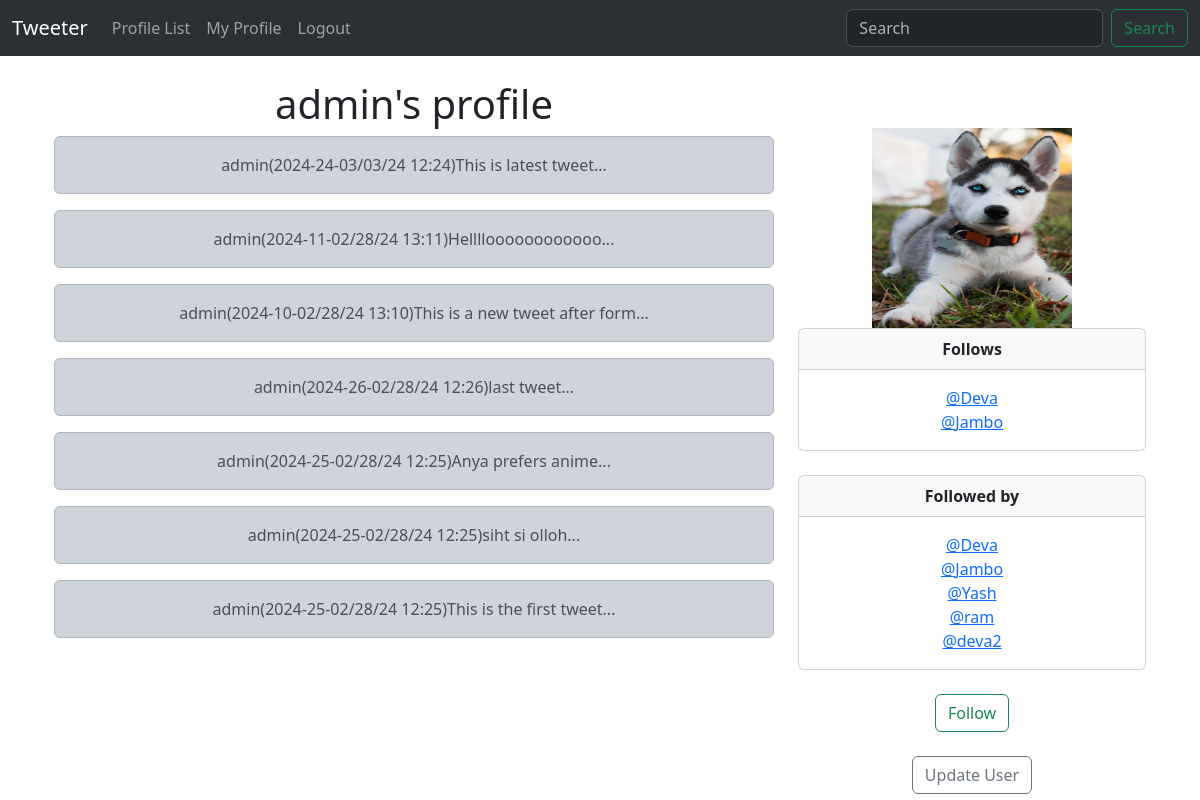
Screenshot of /profile/1 (signed in) with the database file from the repository.
### musker/models.py (models this page shows)
class Profile(models.Model):
    user = models.OneToOneField(User, on_delete=models.CASCADE)
    follows = models.ManyToManyField(
        "self", related_name="followed_by", symmetrical=False, blank=True
    )
    profile_photo = models.ImageField(null=True,blank=True,upload_to='images/')
    date_modified = models.DateTimeField(User, auto_now=True, auto_now_add=False)
    def __str__(self) -> str:
        return self.user.username

class Tweet(models.Model):
    user = models.ForeignKey(User, on_delete=models.DO_NOTHING, related_name="tweets")
    body = models.CharField(max_length=280)
    created_at = models.DateTimeField(auto_now_add=True)
    def __str__(self) -> str:
        return (
            f"{self.user}"
            f"({self.created_at:%Y-%M-%D %H:%M})"
            f"{self.body}..."
        )

### musker/views.py (the view, shortened to what this page needs)
# urls.py: path('profile/<int:pk>',views.profile,name='profile'),
def profile(request,pk):
    if request.user.is_authenticated:
        my_profile = Profile.objects.get(user_id = pk)
        tweets = Tweet.objects.filter(user_id=pk).order_by("-created_at")
        return render(request,'profile.html',{ "my_profile" : my_profile,"tweets":tweets })
    else:
        messages.error(request,("Erro: You are not loged in"))
        return redirect('home')

### templates/profile.html
{% extends "base.html" %} {% block container %}
<div>
  {% if my_profile %}
  <div class="container text-center">
    <div class="row">
      <div class="col-8">
        <h1>{{my_profile.user.username}}'s profile</h1>
        {% if tweets %} {% for i in tweets %}
        <div class="alert alert-dark" role="alert">{{i}}<br /></div>
        {% endfor %} {% endif %}
      </div>
      <div class="col-4">
        <br /><br />
        {% if my_profile.profile_photo %}
          <img src="{{my_profile.profile_photo.url}}" width="200" height="200" alt="{{my_profile.profile_photo}}">
        {% endif %}
        <div class="card">
          <div class="card-header">
            <strong>Follows</strong>
          </div>
          <div class="card-body">
            <p class="card-text">
              {% for i in my_profile.follows.all %}
              <a href="{% url 'profile' i.user.id %}"> @{{i}}</a>
              <br />
              {% endfor %}
            </p>
          </div>
        </div>
        <br />
        <div class="card">
          <div class="card-header"><strong>Followed by</strong><br /></div>
          <div class="card-body">
            <p class="card-text">
              {% for i in my_profile.followed_by.all %}
              <a href="{% url 'profile' i.user.id %}"> @{{i}}</a>
              <br />
              {% endfor %}
            </p>
          </div>
        </div>
        <br />
        <form method="POST">
          {% csrf_token %} {% if my_profile in user.profile.follows.all%}
          <button class="btn btn-outline-danger" name="follow" value="unfollow">
            Unfollow
          </button>
          {% else %}
          <button class="btn btn-outline-success" name="follow" value="follow">
            Follow
          </button>
          {% endif %}
        </form>
        <br />
        {% if request.user.id == my_profile.user.id %}
        <a href="{% url 'update_user' %}" class="btn btn-outline-secondary"
          >Update User</a
        >
        {% endif %}
      </div>
    </div>
  </div>
  {% endif %}
</div>
{% endblock container %}

### rows the page displays
Profile: user.username "admin", profile_photo (picture)
Tweet: user+created_at+body "admin(2024-24-03/03/24 12:24)This is latest tweet..."
Tweet: user+created_at+body "admin(2024-11-02/28/24 13:11)Helllloooooooooooo..."
Tweet: user+created_at+body "admin(2024-10-02/28/24 13:10)This is a new tweet after form..."
Tweet: user+created_at+body "admin(2024-26-02/28/24 12:26)last tweet..."
Tweet: user+created_at+body "admin(2024-25-02/28/24 12:25)Anya prefers anime..."
Tweet: user+created_at+body "admin(2024-25-02/28/24 12:25)siht si olloh..."
Tweet: user+created_at+body "admin(2024-25-02/28/24 12:25)This is the first tweet..."
Profile: user.username "Deva"
Profile: user.username "Jambo"
Profile: user.username "Yash"
Profile: user.username "ram"
Profile: user.username "deva2"
